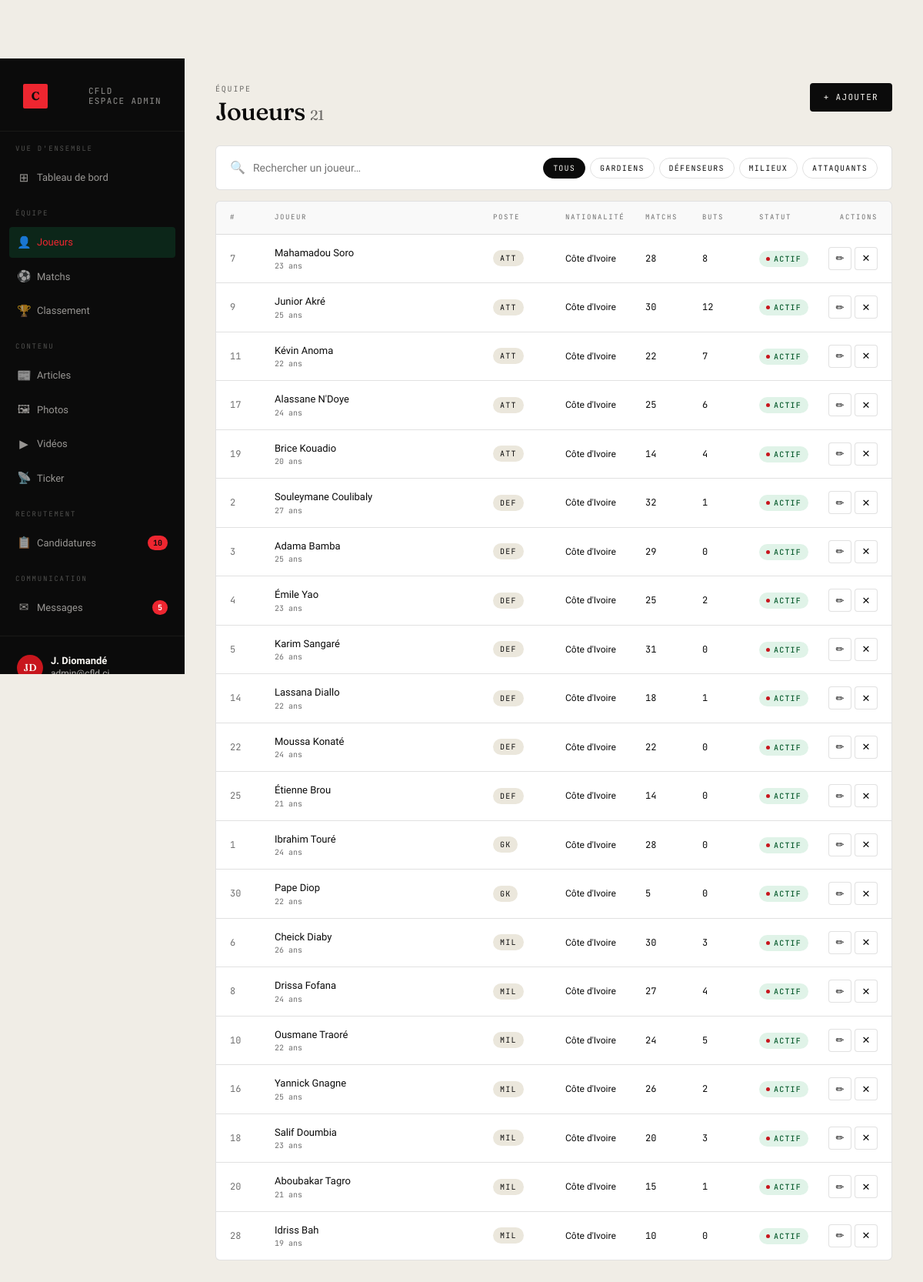
/admin-cfld/joueurs/ (signed in), run on the app's committed database.
### effectif/models.py (models this page shows, shortened)
class Joueur(models.Model):
    POSTE_CHOICES = [
        ('GK', 'Gardien'),
        ('DEF', 'Défenseur'),
        ('MIL', 'Milieu'),
        ('ATT', 'Attaquant'),
    ]
    nom = models.CharField(max_length=100)
    prenom = models.CharField(max_length=100)
    numero = models.PositiveSmallIntegerField()
    poste = models.CharField(max_length=3, choices=POSTE_CHOICES)
    age = models.PositiveSmallIntegerField()
    matchs_joues = models.PositiveSmallIntegerField(default=0)
    buts = models.PositiveSmallIntegerField(default=0)
    nationalite = models.CharField(max_length=60, default="Côte d'Ivoire")
    photo = models.ImageField(upload_to='effectif/', blank=True, null=True)
    actif = models.BooleanField(default=True)
    class Meta:
        ordering = ['poste', 'numero']
        verbose_name = 'Joueur'
        verbose_name_plural = 'Joueurs'

### recrutement/admin_views.py (the view)
# urls.py: path('joueurs/',                  v.admin_joueurs,       name='admin_joueurs'),
@staff_required
def admin_joueurs(request):
    q     = request.GET.get('q', '')
    poste = request.GET.get('poste', 'all')
    qs    = Joueur.objects.all()
    if q:
        qs = qs.filter(nom__icontains=q) | qs.filter(prenom__icontains=q)
    if poste != 'all':
        qs = qs.filter(poste=poste)
    ctx = _base_ctx(request, 'joueurs')
    ctx.update({'joueurs': qs, 'q': q, 'poste_actif': poste,
                'total': Joueur.objects.count()})
    return render(request, 'admin_cfld/joueurs.html', ctx)

### recrutement/admin_views.py (called while the page is built)
def staff_required(view_func):
    @wraps(view_func)
    def wrapper(request, *args, **kwargs):
        if not request.user.is_authenticated or not request.user.is_staff:
            return redirect('login')
        return view_func(request, *args, **kwargs)
    return wrapper

def _base_ctx(request, section=''):
    return {
        'pending_count': Candidature.objects.filter(statut='pending').count(),
        'unread_count':  Message.objects.filter(lu=False).count(),
        'section':       section,
    }

### templates/admin_cfld/joueurs.html (shortened to what this page needs)
{% extends "admin_cfld/base.html" %}
{% block content %}
<div class="page-header">
  <div>
    <span class="eyebrow">Équipe</span>
    <h1>Joueurs <span style="font-size:18px;color:var(--muted);font-weight:400;">{{ total }}</span></h1>
  </div>
  <div class="hd-actions">
    <a href="{% url 'admin_joueur_add' %}" style="display:inline-flex;align-items:center;gap:8px;background:var(--ink);color:var(--paper);padding:10px 18px;border-radius:4px;font-family:var(--font-mono);font-size:11px;letter-spacing:.12em;text-transform:uppercase;text-decoration:none;">
      + Ajouter
    </a>
  </div>
</div>
<form method="get">
  <div class="filter-bar">
    <div class="search-wrap">
      <span class="ico">🔍</span>
      <input type="text" name="q" value="{{ q }}" placeholder="Rechercher un joueur…" autofocus>
    </div>
    <div class="f-pills">
      <a href="?" class="f-pill {% if poste_actif == 'all' %}active{% endif %}">Tous</a>
      <a href="?poste=GK{% if q %}&q={{ q }}{% endif %}" class="f-pill {% if poste_actif == 'GK' %}active{% endif %}">Gardiens</a>
      <a href="?poste=DEF{% if q %}&q={{ q }}{% endif %}" class="f-pill {% if poste_actif == 'DEF' %}active{% endif %}">Défenseurs</a>
      <a href="?poste=MIL{% if q %}&q={{ q }}{% endif %}" class="f-pill {% if poste_actif == 'MIL' %}active{% endif %}">Milieux</a>
      <a href="?poste=ATT{% if q %}&q={{ q }}{% endif %}" class="f-pill {% if poste_actif == 'ATT' %}active{% endif %}">Attaquants</a>
    </div>
  </div>
</form>
<div class="t-wrap">
  <div class="t-row t-head" style="grid-template-columns:44px 1fr 80px 90px 60px 60px 60px 80px;">
    <div>#</div>
    <div>Joueur</div>
    <div>Poste</div>
    <div>Nationalité</div>
    <div>Matchs</div>
    <div>Buts</div>
    <div>Statut</div>
    <div style="text-align:right;">Actions</div>
  </div>
  {% for j in joueurs %}
  <div class="t-row" id="row-j{{ j.pk }}" style="grid-template-columns:44px 1fr 80px 90px 60px 60px 60px 80px;">
    <div style="font-family:var(--font-mono);font-size:12px;color:var(--muted);">{{ j.numero }}</div>
    <div>
      <div style="font-weight:500;">{{ j.prenom }} {{ j.nom }}</div>
      <div style="font-family:var(--font-mono);font-size:10px;color:var(--muted);">{{ j.age }} ans</div>
    </div>
    <div><span class="pill">{{ j.poste }}</span></div>
    <div style="font-size:12px;">{{ j.nationalite }}</div>
    <div style="font-family:var(--font-mono);font-size:12px;">{{ j.matchs_joues }}</div>
    <div style="font-family:var(--font-mono);font-size:12px;">{{ j.buts }}</div>
    <div>
      {% if j.actif %}
        <span class="badge-status bs-accepted">Actif</span>
      {% else %}
        <span class="badge-status bs-refused">Inactif</span>
      {% endif %}
    </div>
    <div class="actions">
      <a href="{% url 'admin_joueur_edit' j.pk %}" class="t-btn" title="Modifier">✏</a>
      <button class="t-btn del" title="Supprimer" onclick="confirmDelete('{% url 'admin_joueur_delete' j.pk %}', document.getElementById('row-j{{ j.pk }}'))">✕</button>
    </div>
  </div>
  {% empty %}
  <div class="empty-state">Aucun joueur trouvé</div>
  {% endfor %}
</div>
{% endblock %}

### templates/admin_cfld/base.html (shortened to what this page needs)
{% load static %}
<!doctype html>
<html lang="fr">
<head>
<link rel="stylesheet" href="{% static 'style.css' %}">
</head>
<body>
<div class="admin-shell">
  <aside class="sidebar">
    <div class="sidebar-top">
      <a href="{% url 'admin_dashboard' %}" class="sidebar-brand">
        <span class="bm">C</span>
        <span class="bt">CFLD<br>Espace admin</span>
      </a>
    </div>
    <nav class="sidebar-nav">
      <div class="nav-section">Vue d'ensemble</div>
      <a href="{% url 'admin_dashboard' %}" {% if section == 'dashboard' %}class="active"{% endif %}>
        <span class="icon">⊞</span><span class="lbl">Tableau de bord</span>
      </a>
      <div class="nav-section">Équipe</div>
      <a href="{% url 'admin_joueurs' %}" {% if section == 'joueurs' %}class="active"{% endif %}>
        <span class="icon">👤</span><span class="lbl">Joueurs</span>
      </a>
      <a href="{% url 'admin_matchs' %}" {% if section == 'matchs' %}class="active"{% endif %}>
        <span class="icon">⚽</span><span class="lbl">Matchs</span>
      </a>
      <a href="{% url 'admin_classement' %}" {% if section == 'classement' %}class="active"{% endif %}>
        <span class="icon">🏆</span><span class="lbl">Classement</span>
      </a>
      <div class="nav-section">Contenu</div>
      <a href="{% url 'admin_articles' %}" {% if section == 'articles' %}class="active"{% endif %}>
        <span class="icon">📰</span><span class="lbl">Articles</span>
      </a>
      <a href="{% url 'admin_photos' %}" {% if section == 'photos' %}class="active"{% endif %}>
        <span class="icon">🖼</span><span class="lbl">Photos</span>
      </a>
      <a href="{% url 'admin_videos' %}" {% if section == 'videos' %}class="active"{% endif %}>
        <span class="icon">▶</span><span class="lbl">Vidéos</span>
      </a>
      <a href="{% url 'admin_ticker' %}" {% if section == 'ticker' %}class="active"{% endif %}>
        <span class="icon">📡</span><span class="lbl">Ticker</span>
      </a>
      <div class="nav-section">Recrutement</div>
      <a href="{% url 'admin_candidatures' %}" {% if section == 'candidatures' %}class="active"{% endif %}>
        <span class="icon">📋</span><span class="lbl">Candidatures</span>
        {% if pending_count %}<span class="badge">{{ pending_count }}</span>{% endif %}
      </a>
      <div class="nav-section">Communication</div>
      <a href="{% url 'admin_messages' %}" {% if section == 'messages' %}class="active"{% endif %}>
        <span class="icon">✉</span><span class="lbl">Messages</span>
        {% if unread_count %}<span class="badge red">{{ unread_count }}</span>{% endif %}
      </a>
    </nav>
    <div class="sidebar-footer">
      <div class="sidebar-user">
        <div class="av">{{ request.user.first_name|slice:":1"|upper }}{{ request.user.last_name|slice:":1"|upper }}</div>
        <div class="info">
          <strong>{{ request.user.get_full_name|default:request.user.username }}</strong>
          {{ request.user.email }}
        </div>
      </div>
    </div>
  </aside>
  <main class="admin-main">
    {% block content %}{% endblock %}
  </main>
</div>
</body>
</html>

### assets/style.css (style rules this page uses)
:root { --green: #c8161d; --green-deep: #8a0d12; --green-bright: #ee2630; --ink: #0b0b0b; --paper: #f7f5f1; --paper-2: #ebe7dc; --line: rgba(11,11,11,0.12); --line-strong: rgba(11,11,11,0.85); --muted: rgba(11,11,11,0.58); --font-display: "Fraunces", "Times New Roman", serif; --font-text: "Inter Tight", "Helvetica Neue", Arial, sans-serif; --font-mono: "JetBrains Mono", "Menlo", monospace; --display-tracking: -0.02em; --display-weight: 500; --display-italic: 0; }
* { box-sizing: border-box; }
html, body { margin: 0; padding: 0; overflow-x: hidden; }
body { font-family: var(--font-text); color: var(--ink); background: var(--paper); -webkit-font-smoothing: antialiased; text-rendering: optimizeLegibility; line-height: 1.5; }
a { color: inherit; text-decoration: none; }
button { font: inherit; cursor: pointer; border: 0; background: none; color: inherit; }
.display, h1, h2, h3 { font-family: var(--font-display); font-weight: var(--display-weight); letter-spacing: var(--display-tracking); font-style: var(--display-italic) ? italic : normal; line-height: 1.02; margin: 0; }
h1 { font-size: clamp(56px, 8vw, 132px); }
.eyebrow { font-family: var(--font-mono); font-size: 11px; letter-spacing: 0.18em; text-transform: uppercase; color: var(--muted); }
body { padding-top: 76px; }

### data on the page
Joueur: numero "7", prenom "Mahamadou", nom "Soro", age "23", poste "ATT", nationalite "Côte d'Ivoire", matchs_joues "28", buts "8", actif "ACTIF"
Joueur: numero "9", prenom "Junior", nom "Akré", age "25", poste "ATT", nationalite "Côte d'Ivoire", matchs_joues "30", buts "12", actif "ACTIF"
Joueur: numero "11", prenom "Kévin", nom "Anoma", age "22", poste "ATT", nationalite "Côte d'Ivoire", matchs_joues "22", buts "7", actif "ACTIF"
Joueur: numero "17", prenom "Alassane", nom "N'Doye", age "24", poste "ATT", nationalite "Côte d'Ivoire", matchs_joues "25", buts "6", actif "ACTIF"
Joueur: numero "19", prenom "Brice", nom "Kouadio", age "20", poste "ATT", nationalite "Côte d'Ivoire", matchs_joues "14", buts "4", actif "ACTIF"
Joueur: numero "2", prenom "Souleymane", nom "Coulibaly", age "27", poste "DEF", nationalite "Côte d'Ivoire", matchs_joues "32", buts "1", actif "ACTIF"
Joueur: numero "3", prenom "Adama", nom "Bamba", age "25", poste "DEF", nationalite "Côte d'Ivoire", matchs_joues "29", buts "0", actif "ACTIF"
Joueur: numero "4", prenom "Émile", nom "Yao", age "23", poste "DEF", nationalite "Côte d'Ivoire", matchs_joues "25", buts "2", actif "ACTIF"
Joueur: numero "5", prenom "Karim", nom "Sangaré", age "26", poste "DEF", nationalite "Côte d'Ivoire", matchs_joues "31", buts "0", actif "ACTIF"
Joueur: numero "14", prenom "Lassana", nom "Diallo", age "22", poste "DEF", nationalite "Côte d'Ivoire", matchs_joues "18", buts "1", actif "ACTIF"
Joueur: numero "22", prenom "Moussa", nom "Konaté", age "24", poste "DEF", nationalite "Côte d'Ivoire", matchs_joues "22", buts "0", actif "ACTIF"
Joueur: numero "25", prenom "Étienne", nom "Brou", age "21", poste "DEF", nationalite "Côte d'Ivoire", matchs_joues "14", buts "0", actif "ACTIF"
Joueur: numero "1", prenom "Ibrahim", nom "Touré", age "24", poste "GK", nationalite "Côte d'Ivoire", matchs_joues "28", buts "0", actif "ACTIF"
Joueur: numero "30", prenom "Pape", nom "Diop", age "22", poste "GK", nationalite "Côte d'Ivoire", matchs_joues "5", buts "0", actif "ACTIF"
Joueur: numero "6", prenom "Cheick", nom "Diaby", age "26", poste "MIL", nationalite "Côte d'Ivoire", matchs_joues "30", buts "3", actif "ACTIF"
Joueur: numero "8", prenom "Drissa", nom "Fofana", age "24", poste "MIL", nationalite "Côte d'Ivoire", matchs_joues "27", buts "4", actif "ACTIF"
Joueur: numero "10", prenom "Ousmane", nom "Traoré", age "22", poste "MIL", nationalite "Côte d'Ivoire", matchs_joues "24", buts "5", actif "ACTIF"
Joueur: numero "16", prenom "Yannick", nom "Gnagne", age "25", poste "MIL", nationalite "Côte d'Ivoire", matchs_joues "26", buts "2", actif "ACTIF"
Joueur: numero "18", prenom "Salif", nom "Doumbia", age "23", poste "MIL", nationalite "Côte d'Ivoire", matchs_joues "20", buts "3", actif "ACTIF"
Joueur: numero "20", prenom "Aboubakar", nom "Tagro", age "21", poste "MIL", nationalite "Côte d'Ivoire", matchs_joues "15", buts "1", actif "ACTIF"
Joueur: numero "28", prenom "Idriss", nom "Bah", age "19", poste "MIL", nationalite "Côte d'Ivoire", matchs_joues "10", buts "0", actif "ACTIF"

### other printed values
{{ pending_count }} "10"
{{ unread_count }} "5"
{{ request.user.first_name|slice:":1"|upper }} "J"
{{ request.user.last_name|slice:":1"|upper }} "D"
{{ request.user.get_full_name|default:request.user.username }} "J. Diomandé"
{{ total }} "21"
